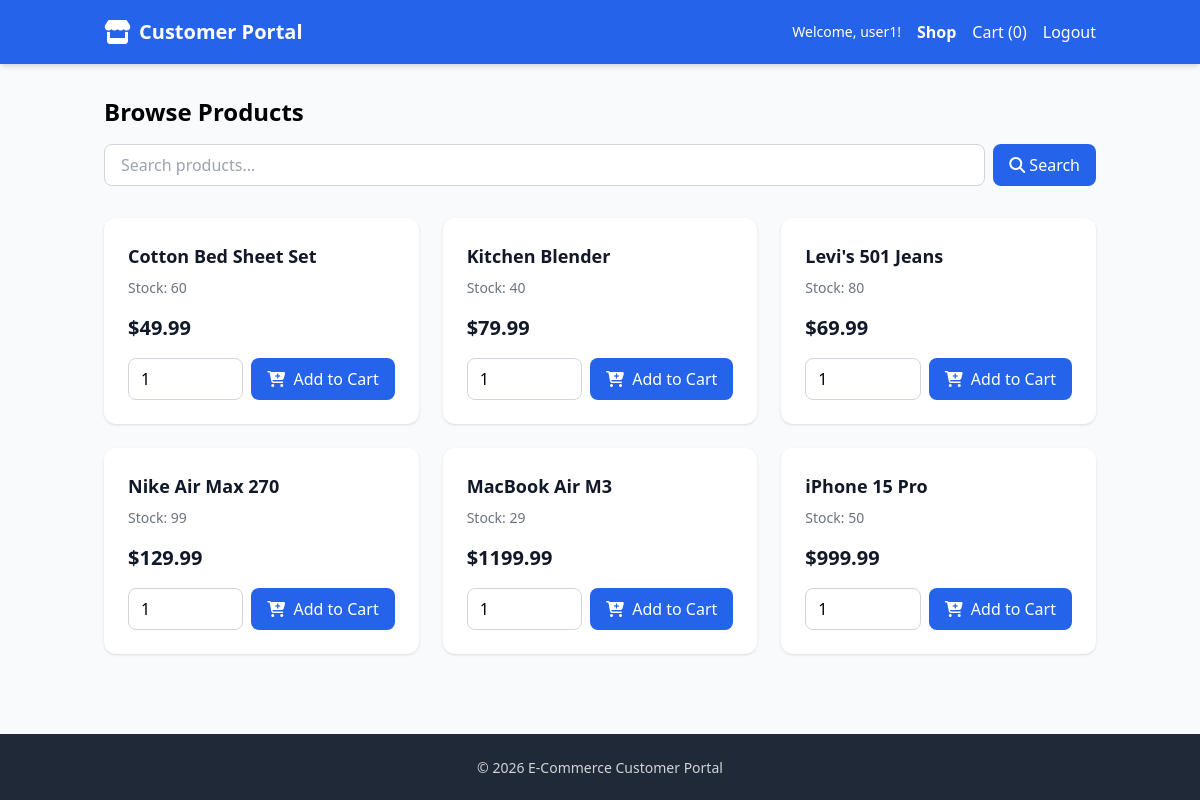
Page /user/shop (signed in) on the committed database.
### tables this page shows
CREATE TABLE products (
            product_id INTEGER PRIMARY KEY AUTOINCREMENT,
            vendor_id INTEGER NOT NULL,
            product_name TEXT NOT NULL,
            listed_price REAL NOT NULL CHECK(listed_price > 0),
            stock_quantity INTEGER NOT NULL CHECK(stock_quantity >= 0),
            tag1 TEXT,
            tag2 TEXT,
            tag3 TEXT,
            FOREIGN KEY (vendor_id) REFERENCES vendors(vendor_id)
        );

### app.py (the view)
    def wrapper(*args, **kwargs):
        if 'user_id' not in session:
            flash('Please login first!', 'error')
            return redirect(url_for('user_login'))
        return f(*args, **kwargs)

### app.py (called while the page is built)
def login_required(f):
    def wrapper(*args, **kwargs):
        if 'user_id' not in session:
            flash('Please login first!', 'error')
            return redirect(url_for('user_login'))
        return f(*args, **kwargs)
    wrapper.__name__ = f.__name__
    return wrapper

def get_db_conn():
    conn = sqlite3.connect(DB_PATH)
    conn.row_factory = sqlite3.Row
    cursor = conn.cursor()
    return conn, cursor

@app.route('/user/shop')
@login_required
def user_shop():
    conn, cursor = get_db_conn()
    keyword = request.args.get('keyword', '').strip()
    if keyword:
        cursor.execute("""
            SELECT * FROM products
            WHERE product_name LIKE ? AND stock_quantity > 0
            ORDER BY product_id DESC
        """, (f'%{keyword}%',))
    else:
        cursor.execute("SELECT * FROM products WHERE stock_quantity > 0 ORDER BY product_id DESC")
    products = cursor.fetchall()
    product_list = [dict(p) for p in products]
    conn.close()
    return render_template('user_shop.html',
                           products=product_list,
                           keyword=keyword,
                           user={'username': session['username']},
                           cart_count=len(get_user_cart(session['user_id'])))

def get_user_cart(user_id):
    conn, cursor = get_db_conn()
    cursor.execute("""
        SELECT c.cart_id, c.product_id, c.quantity, p.product_name, p.listed_price, p.stock_quantity
        FROM cart c
        LEFT JOIN products p ON c.product_id = p.product_id
        WHERE c.user_id = ?
    """, (user_id,))
    cart_items = cursor.fetchall()
    conn.close()
    result = []
    for item in cart_items:
        item_dict = dict(item)
        item_dict['total'] = item_dict['listed_price'] * item_dict['quantity']
        result.append(item_dict)
    return result

### templates/user_shop.html (shortened to what this page needs)
<!DOCTYPE html>
<html lang="en">
<head>
    <script src="https://cdn.tailwindcss.com"></script>
    <link rel="stylesheet" href="https://cdnjs.cloudflare.com/ajax/libs/font-awesome/6.5.1/css/all.min.css">
</head>
<body class="bg-gray-50 font-sans">
    <nav class="bg-blue-600 text-white shadow-md">
        <div class="container mx-auto px-4 py-4 flex justify-between items-center">
            <div class="flex items-center gap-2">
                <i class="fa-solid fa-store text-2xl"></i>
                <h1 class="text-xl font-bold">Customer Portal</h1>
            </div>
            <div class="flex items-center gap-4">
                <span class="text-sm">Welcome, {{ user.username }}!</span>
                <a href="/user/shop" class="font-bold">Shop</a>
                <a href="/user/cart" class="hover:opacity-80">Cart ({{ cart_count }})</a>
                <a href="/user/logout" class="hover:opacity-80">Logout</a>
            </div>
        </div>
    </nav>
    <main class="container mx-auto px-4 py-8">
        <div class="mb-8">
            <h2 class="text-2xl font-bold mb-4">Browse Products</h2>
            <form action="/user/shop" method="get" class="flex gap-2">
                <input type="text" name="keyword" placeholder="Search products..." value="{{ keyword }}"
                       class="flex-1 px-4 py-2 border border-gray-300 rounded-lg focus:outline-none focus:ring-2 focus:ring-blue-500">
                <button type="submit" class="px-4 py-2 bg-blue-600 text-white rounded-lg hover:bg-blue-700">
                    <i class="fa-solid fa-magnifying-glass"></i> Search
                </button>
            </form>
        </div>
        {% if not products %}
            <div class="bg-white rounded-xl shadow p-8 text-center">
                <i class="fa-solid fa-box text-4xl text-gray-400 mb-4"></i>
                <h3 class="text-xl font-medium text-gray-700">No products found</h3>
                <p class="text-gray-500">Try a different search keyword</p>
            </div>
        {% else %}
            <div class="grid grid-cols-1 md:grid-cols-2 lg:grid-cols-3 gap-6">
                {% for product in products %}
                    <div class="bg-white rounded-xl shadow overflow-hidden hover:shadow-lg transition-shadow">
                        <div class="p-6">
                            <h3 class="text-lg font-semibold text-gray-900 mb-2">{{ product.product_name }}</h3>
                            <p class="text-gray-500 text-sm mb-4">Stock: {{ product.stock_quantity }}</p>
                            <div class="flex justify-between items-center mb-4">
                                <span class="text-xl font-bold text-gray-900">${{ product.listed_price }}</span>
                            </div>
                            <form action="/user/cart/add" method="post" class="flex gap-2">
                                <input type="number" name="quantity" min="1" max="{{ product.stock_quantity }}" value="1"
                                       class="flex-1 px-3 py-2 border border-gray-300 rounded-lg">
                                <button type="submit" class="px-4 py-2 bg-blue-600 text-white rounded-lg hover:bg-blue-700">
                                    <i class="fa-solid fa-cart-plus mr-1"></i> Add to Cart
                                </button>
                            </form>
                        </div>
                    </div>
                {% endfor %}
            </div>
        {% endif %}
    </main>
    <footer class="bg-gray-800 text-white py-6 mt-12">
        <div class="container mx-auto px-4 text-center">
            <p class="text-sm opacity-80">© 2026 E-Commerce Customer Portal</p>
        </div>
    </footer>
</body>
</html>

### rows in the picture
products: product_name "Cotton Bed Sheet Set", stock_quantity "60", listed_price "49.99"
products: product_name "Kitchen Blender", stock_quantity "40", listed_price "79.99"
products: product_name "Levi's 501 Jeans", stock_quantity "80", listed_price "69.99"
products: product_name "Nike Air Max 270", stock_quantity "99", listed_price "129.99"
products: product_name "MacBook Air M3", stock_quantity "29", listed_price "1199.99"
products: product_name "iPhone 15 Pro", stock_quantity "50", listed_price "999.99"

### other values in the picture
{{ user.username }} "user1"
{{ cart_count }} "0"
